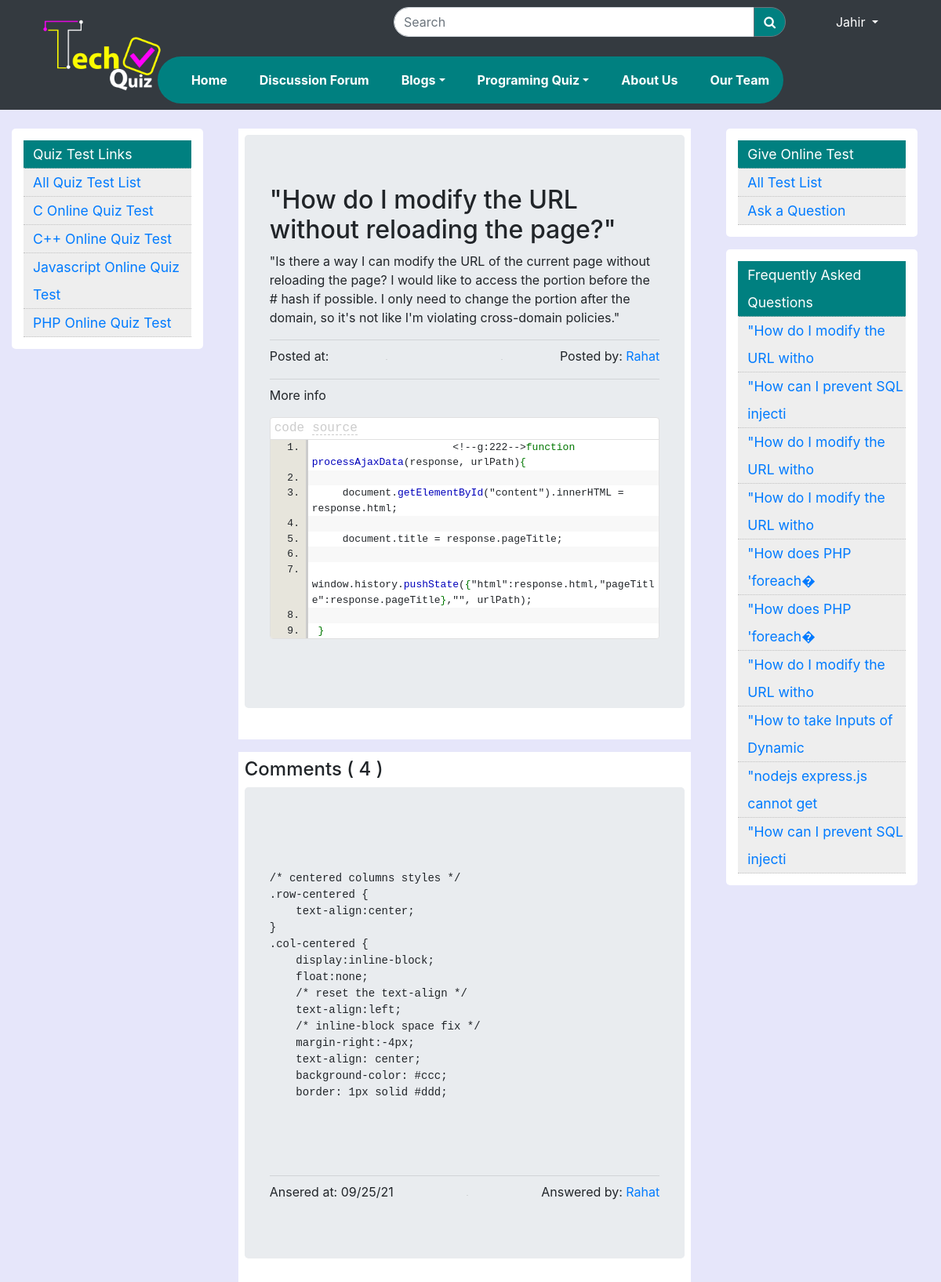
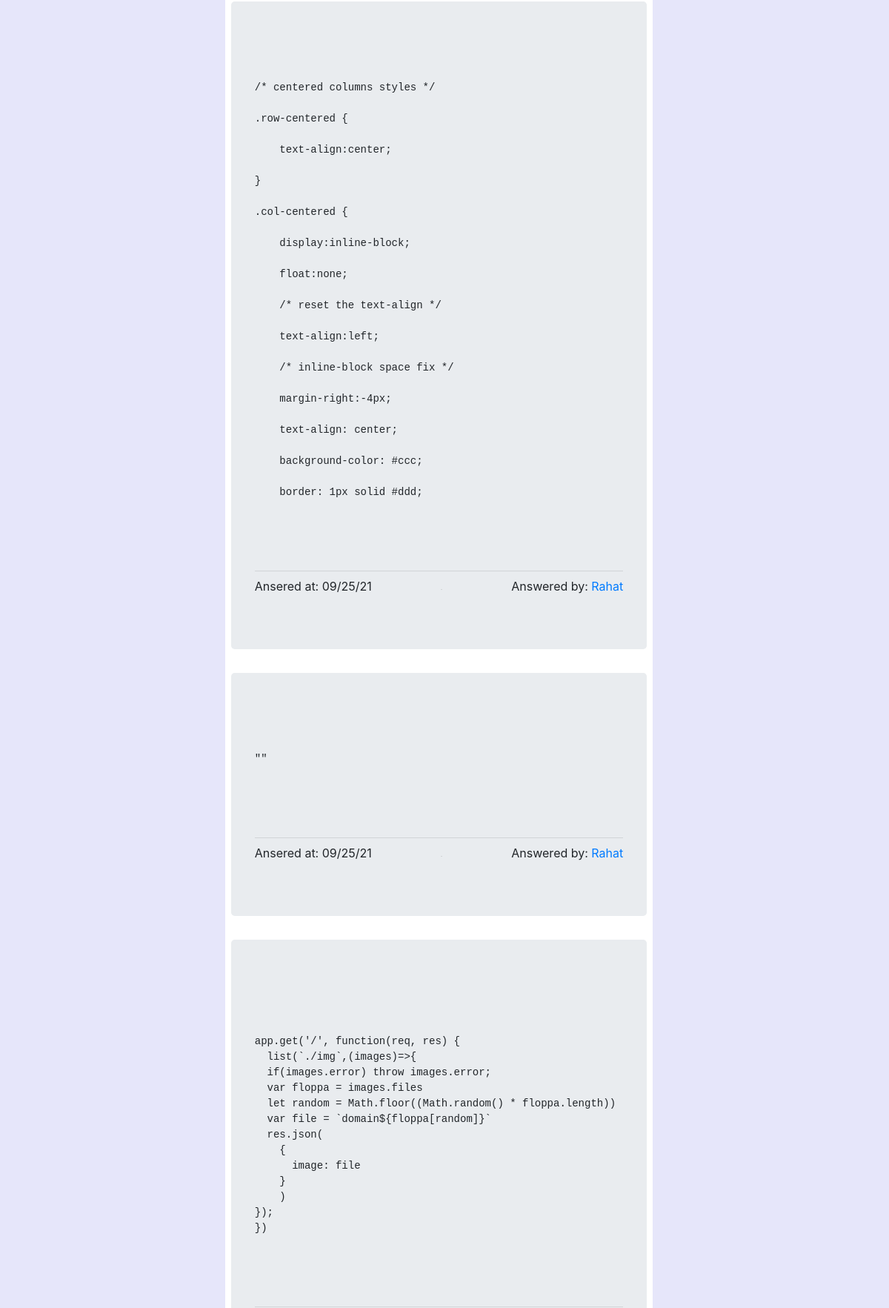
Page /single-question.php?question_id=9 (signed in, upper part) on the committed database (2 pictures, top to bottom).
### tables this page shows
CREATE TABLE `discussion_questions` (
  `id` int(11) NOT NULL,
  `cat_id` int(11) NOT NULL,
  `title` varchar(500) NOT NULL,
  `description` varchar(1000) NOT NULL,
  `code_snippet` varchar(2000) NOT NULL,
  `posted_by` int(11) NOT NULL,
  `date` timestamp NULL DEFAULT current_timestamp()
);

CREATE TABLE `users` (
  `user_id` int(11) NOT NULL,
  `fname` varchar(100) NOT NULL,
  `lame` varchar(100) NOT NULL,
  `gender` varchar(1) NOT NULL,
  `age` int(11) NOT NULL,
  `username` varchar(100) NOT NULL,
  `password` varchar(100) NOT NULL,
  `address` varchar(200) NOT NULL,
  `phone_num` varchar(11) NOT NULL
);

CREATE TABLE `discussion_answers` (
  `id` int(11) NOT NULL,
  `question_id` int(11) NOT NULL,
  `answer` varchar(2000) NOT NULL,
  `answer_by` int(11) NOT NULL,
  `date` datetime NOT NULL DEFAULT current_timestamp()
);

### scripts/php_query_functions.php (called while the page is built, shortened)
<?php
function PullData($con, $table, $columns, $condition, $oparator)
{
    $sql = "SELECT {$columns} FROM {$table}";
    $where_cls = "";
    if (is_array($condition)) {
        $where_cls = "where ";
        $and = "";
        foreach ($condition as $key => $val) {
            $where_cls .= "" . $and . " " . $key . "=" ."'$val'". " ";
            $and = $oparator;
        }
    }
    $sql .= " " . $where_cls;
    $result = $con->query($sql);
    return $result;
}
function num_of_rows($con, $table, $condition, $operator)
{
    $result = PullData($con, $table, "*", $condition, $operator);
    $n_rows=mysqli_num_rows($result);
    return $n_rows;
}
?>

### single-question.php (the view, shortened to what this page needs)
<!doctype html>
<html lang="en">
<head>
    <?php include_once('php-layout-files/css-links.php'); ?>
    <link href="https://www.jqueryscript.net/css/jquerysctipttop.css" rel="stylesheet" type="text/css">
    <link rel="stylesheet" href="highlighter/jquery.highlight.css">
    <link rel="stylesheet" href="code-editor/editor.css">
</head>
<?php include_once('scripts/mql_connection.php');
include_once('scripts/php_query_functions.php'); ?>
<?php
if (isset($_GET['question_id'])) {
    $question_id = $_GET['question_id'];
   $sql="SELECT discussion_questions.id as id,discussion_questions.title as title, discussion_questions.description
   as description,discussion_questions.code_snippet as code_snippet,discussion_questions.date as date,users.fname as name
   ,users.user_id as user_id
   FROM discussion_questions,users WHERE discussion_questions.id='$question_id' and discussion_questions.posted_by=users.user_id";
    $result = $con->query($sql);
    $row = mysqli_fetch_array($result);
}
else{
    echo '<script> location.replace("index.php"); </script>';
}
?>
<body>
    <?php include_once('php-layout-files/header.php'); ?>
    <section>
        <div class="row mt-4">
            <?php include('php-layout-files/left-side-bar.php')  ?>
            <div class="col-lg-6 col-md-12  center-col col-12">
                <div class="center-div p-2">
                    <div class="jumbotron">
                        <h2 class=""><?php echo $row['title'] ?></h2>
                        <p class=""><?php echo $row['description'] ?></p>
                        <hr class="my-2">
                        <div class="posted-by d-flex flex-row">
                            <span>Posted at: <?php echo $row['date'] ?></span>
                            <hr width="2" size="50" style="display:inline-block">
                            <hr width="2" size="500">
                            <span>Posted by: <a href="profile_page.php?profile_id=<?php echo $row['user_id'] ?>"> <?php echo $row['name'] ?> </a></span>
                        </div>
                        <hr class="my-2">
                        <p>More info</p>
                        <div class="code-block">
                        </div>
                    </div>
                </div>
                <div class="center-div my-3 p-2">
                    <h4>Comments (
                        <?php
                        $conditon = array(
                            'question_id' => $question_id
                        );
                        if (num_of_rows($con, 'discussion_answers', $conditon, '') > 0) {
                            echo num_of_rows($con, 'discussion_answers', $conditon, '');
                        } else {
                            echo "No Comments";
                        }
                        ?>
                        )</h4>
                    <div class="some-list">
                        <?php
                        $sql = "SELECT discussion_answers.answer as answer, discussion_answers.date as date , users.fname as name,users.user_id as user_id FROM discussion_answers, users WHERE users.user_id=discussion_answers.answer_by AND question_id='$question_id'";
                        $result = $con->query($sql);
                        ?>
                        <?php
                        foreach ($result as $key => $value) {
                            $date = strtotime($value['date']);
                            $date = date('m/d/y', $date);
                        ?>
                            <div class='single-item'>
                                <div class="jumbotron">
                                    <div style="white-space:nowrap;">
                                        <pre>
                                            <code>
                                            <p class=""><?php
                                                        $string = preg_replace("/(^[\r\n]*|[\r\n]+)[\s\t]*[\r\n]+/", "\n", ($value['answer']));
                                                        echo ($string) ?></p>
                                            </code>
                                        </pre>
                                    </div>
                                    <hr class="my-2">
                                    <div class=" d-flex flex-row">
                                    <span class="">Ansered at: <?php echo $date ?></span>
                                        <hr width="2" size="50" style="display:inline-block">
                                        <span>Answered by: <a href="profile_page.php?profile_id=<?php echo $value['user_id'] ?>"> <?php echo $value['name'] ?> </a></span>
                                    </div>
                                </div>
                            </div>
                        <?php
                        }
                        ?>
                    </div>
                </div>
            </div>
            <?php
            include('php-layout-files/right-side-bar.php')
            ?>
        </div>
    </section>
</body>
</html>

### php-layout-files/right-side-bar.php (shortened to what this page needs)
<div class="col-lg-3 col-md-12 col-12 right-col">
    <div class="right-div">
        <div class="right-col-ul">
            <li class="left_col_main_topic">Give Online Test</li>
            <li><a href="/Online%20Quiz%20System/all_test.php">All Test List</a></li>
            <li><a href="/Online%20Quiz%20System/ask-question.php">Ask a Question</a></li>
        </div>
    </div>
    <?php
    $sql = "SELECT * FROM discussion_questions ORDER by rand() LIMIT 10";
    $result = $con->query($sql);
    ?>
    <div class="right-div  sticky-top my-3">
        <div class="right-col-ul">
            <li class="left_col_main_topic">Frequently Asked Questions</li>
            <?php
            foreach ($result as $key => $value) {
            ?>
                <li><a  href="single-question.php?question_id=<?php echo $value['id'] ?>"><?php
                echo  substr($value['title'], 0, 30);
                ?></a></li>
            <?php }
            ?>
        </div>
    </div>
</div>

### css/style.css (style rules this page uses)
body { margin: 0; padding: 0; background: rgb(230,230,250)!important; position: relative; }
section { min-height: 100vh; }
section .row { margin-right: 0; }
section .right-col .right-div { background-color: white; margin:0 20px; background-color: white; padding: 15px; border-radius: 5px; }
section .right-col li { background-color: #eee; padding-left: 12px; list-style-type: none; line-height: 35px; border-bottom: 1px dotted silver; font-size: 110%; }
section .center-col .center-div { background-color: white; margin: 0 5px; }
.left_col_title,.left_col_main_topic { background-color:#008080!important; color: white; }

### code-editor/editor.css (style rules this page uses)
.wysiwyg_editor > .wysiwyg_editor_footer > .row > .col-xs-1, .col-sm-1, .col-md-1, .col-lg-1, .col-xs-2, .col-sm-2, .col-md-2, .col-lg-2, .col-xs-3, .col-sm-3, .col-md-3, .col-lg-3, .col-xs-4, .col-sm-4, .col-md-4, .col-lg-4, .col-xs-5, .col-sm-5, .col-md-5, .col-lg-5, .col-xs-6, .col-sm-6, .col-md-6, .col-lg-6, .col-xs-7, .col-sm-7, .col-md-7, .col-lg-7, .col-xs-8, .col-sm-8, .col-md-8, .col-lg-8, .col-xs-9, .col-sm-9, .col-md-9, .col-lg-9, .col-xs-10, .col-sm-10, .col-md-10, .col-lg-10, .col-xs-11, .col-sm-11, .col-md-11, .col-lg-11, .col-xs-12, .col-sm-12, .col-md-12, .col-lg-12 { position: relative; min-height: 1px; padding-left: 10px; padding-right: 10px; }

### single-question.php (style rules this page uses)
.code-block { max-height: 600px !important; }

### rows in the picture
discussion_questions: title "\"How do I modify the URL without reloading the page?\"", description "\"Is there a way I can modify the URL of the current page without reloading the page? I would like to access the portion before the # hash if possible. I only need to change the portion after the domain, so it's not like I'm violating cross-domain policies.\"", users.fname "Rahat", title "\"How do I modify the URL witho"
discussion_answers: answer "/* centered columns styles */ .row-centered { text-align:center; } .col-centered { display:inline-block; float:none; /* reset the text-align */ text-align:left; /* inline-block space fix */ margin-right:-4px; text-align: center; background-color: #ccc; border: 1px solid #ddd;", date "09/25/21", users.fname "Rahat"
discussion_answers: answer "/* centered columns styles */ .row-centered { text-align:center; } .col-centered { display:inline-block; float:none; /* reset the text-align */ text-align:left; /* inline-block space fix */ margin-right:-4px; text-align: center; background-color: #ccc; border: 1px solid #ddd;", date "09/25/21", users.fname "Rahat"
discussion_answers: answer "\"\"", date "09/25/21", users.fname "Rahat"
discussion_answers: answer "app.get('/', function(req, res) { list(`./img`,(images)=>{ if(images.error) throw images.error; var floppa = images.files let random = Math.floor((Math.random() * floppa.length)) var file = `domain${floppa[random]}` res.json( { image: file } ) }); })"
discussion_questions: title "\"How do I modify the URL witho"
discussion_questions: title "\"How can I prevent SQL injecti"
discussion_questions: title "\"How do I modify the URL witho"
discussion_questions: title "\"How do I modify the URL witho"
discussion_questions: title "\"How does PHP 'foreach�"
discussion_questions: title "\"How does PHP 'foreach�"
discussion_questions: title "\"How to take Inputs of Dynamic"
discussion_questions: title "\"nodejs express.js cannot get"
discussion_questions: title "\"How can I prevent SQL injecti"

### other values in the picture
$_SESSION['name'] "Jahir"
num_of_rows($con, 'discussion_answers', $conditon, '') "4"
